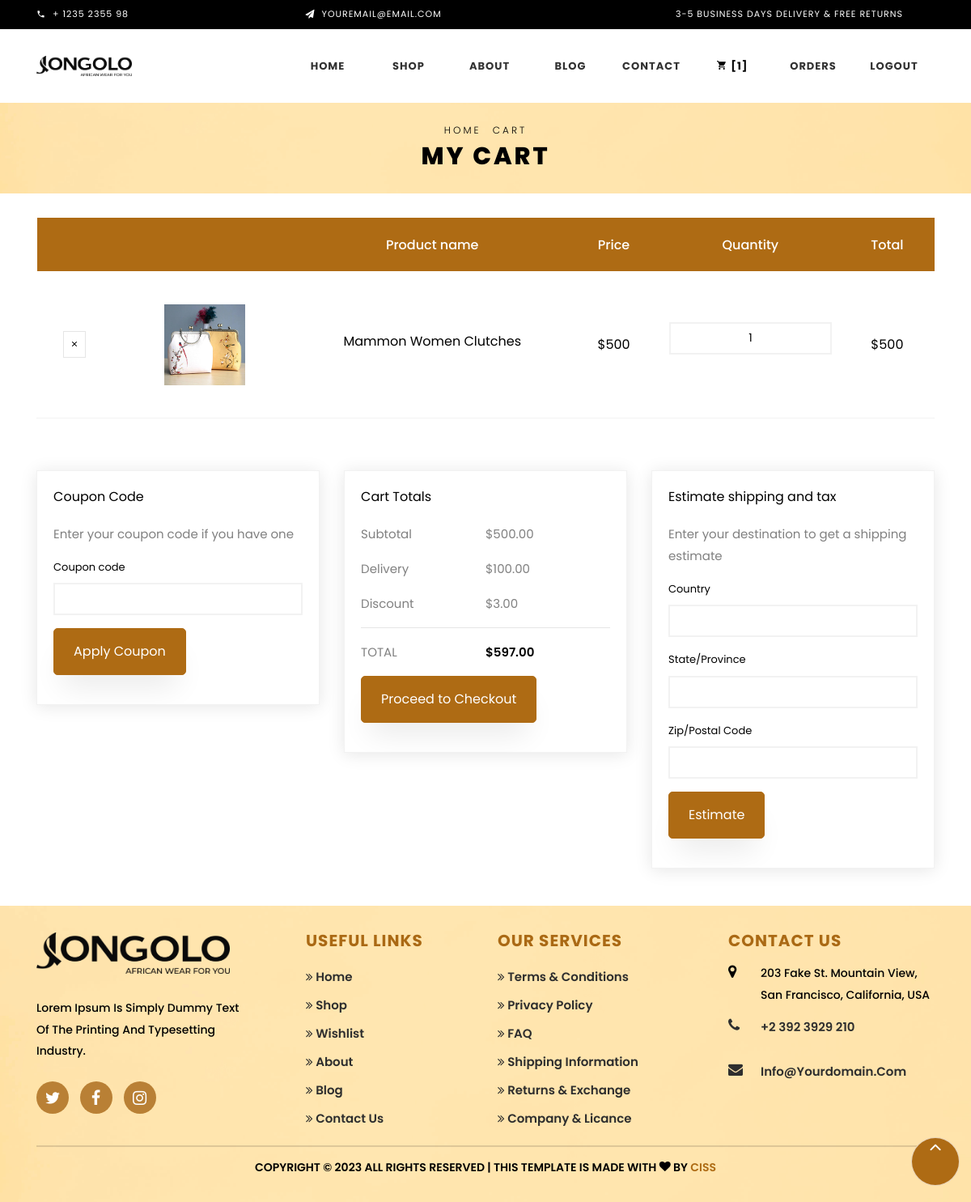
/cart_view/ (signed in), run on an earlier commit of the app's database.
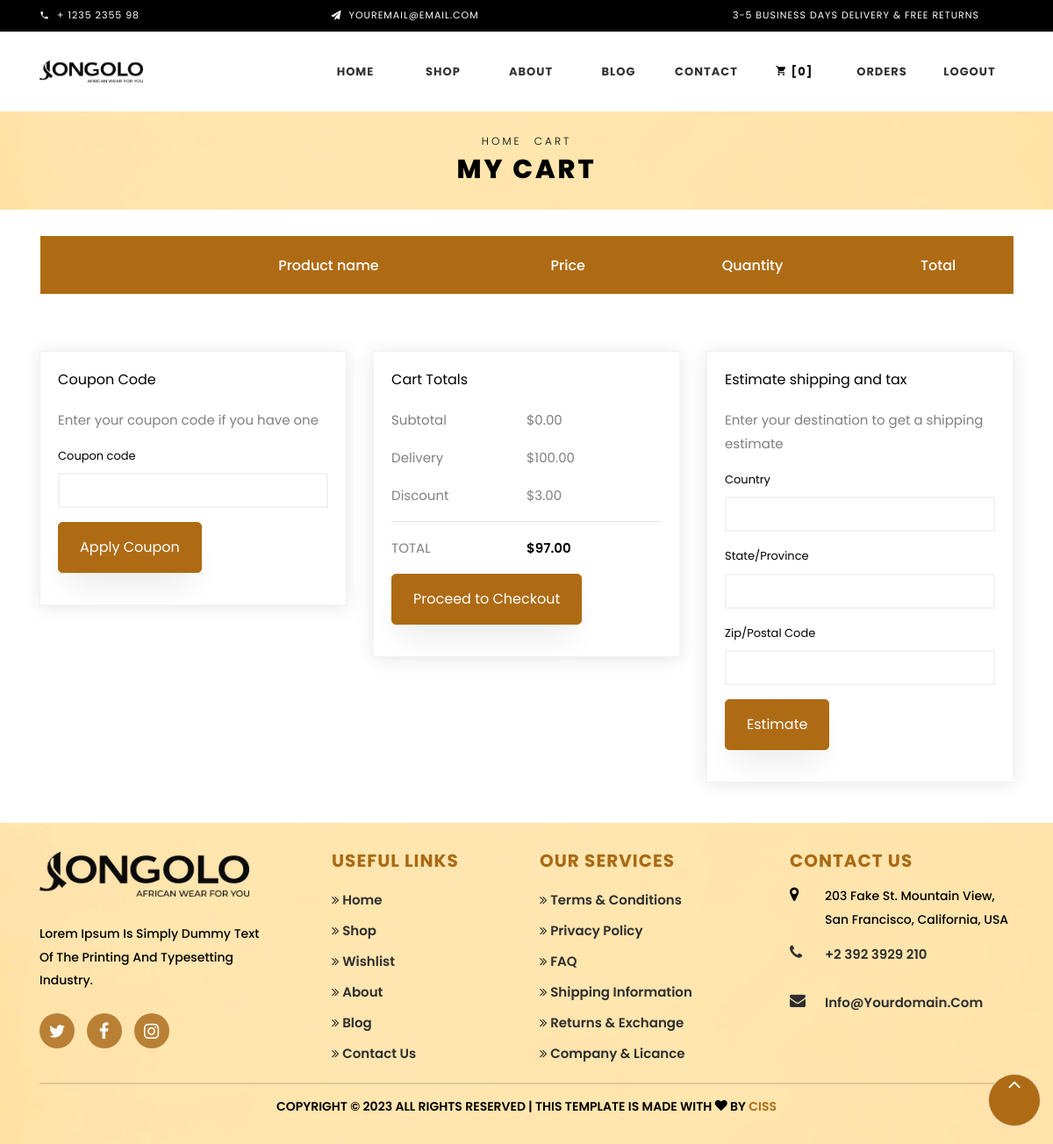
And on a later commit of the database.
### myapp/models.py (models this page shows, shortened)
class CartItem(models.Model):
    user = models.ForeignKey(User, on_delete=models.CASCADE)
    product = models.ForeignKey(Product, on_delete=models.CASCADE)
    quantity = models.PositiveIntegerField(default=1)
    def total_price(self):
        return self.quantity * self.product.price
    def image_url(self):
        return self.product.image.url

class Product(models.Model):
    user = models.ForeignKey(User, on_delete=models.CASCADE, default=1)
    name = models.CharField(max_length=100)
    price = models.IntegerField(default=0)
    category = models.ForeignKey(Category, on_delete=models.CASCADE, default=1)
    description = models.CharField(max_length=200, default='' , null=True , blank=True)
    image = models.ImageField(upload_to='products')

### myapp/website_views.py (the view)
# urls.py: path('cart_view/', website_views.cart_view, name='cart_view'),
@login_required (login_url='/')
def cart_view(request):
    cart_items = CartItem.objects.filter(user=request.user)
    total_price = sum(item.total_price() for item in cart_items)
    cart_items = CartItem.objects.filter(user=request.user)
    delivery_charge = 100.00
    delivery_charge1 = "{:.2f}".format(delivery_charge) # Replace with your actual delivery charge
    discount = 3.00
    discount1 = "{:.2f}".format(discount) # Replace with your actual discount
    total = "{:.2f}".format(total_price + delivery_charge - discount)
    print(total)
    total_price_formatted = "{:.2f}".format(total_price)
    cart_count = cart_items.count()
    return render(request, 'websiteuser/cart.html', {'cart_items': cart_items, 'total_price': total_price, 'delivery_charge1':delivery_charge1, 'discount1':discount1, 'total':total, 'total_price_formatted':total_price_formatted,'cart_count':cart_count})

### templates/websiteuser/cart.html (shortened to what the changed rows need)
{% include 'websiteuser/header.html'%}
{% load widget_tweaks %}
{% load static %}
<!DOCTYPE html>
<html lang="en">
<head>
    <link rel="stylesheet" href="{% static 'css/open-iconic-bootstrap.min.css'%}">
    <link rel="stylesheet" href="{% static 'css/animate.css'%}">
    <link rel="stylesheet" href="{% static 'css/owl.carousel.min.css'%}">
    <link rel="stylesheet" href="{% static 'css/owl.theme.default.min.css'%}">
    <link rel="stylesheet" href="{% static 'css/magnific-popup.css'%}">
    <link rel="stylesheet" href="{% static 'css/aos.css'%}">
    <link rel="stylesheet" href="{% static 'css/ionicons.min.css'%}">
    <link rel="stylesheet" href="{% static 'css/bootstrap-datepicker.css'%}">
    <link rel="stylesheet" href="{% static 'css/jquery.timepicker.css'%}">
<link rel="stylesheet" href="https://cdnjs.cloudflare.com/ajax/libs/font-awesome/4.7.0/css/font-awesome.min.css">
    <link rel="stylesheet" href="{% static 'css/flaticon.css'%}">
    <link rel="stylesheet" href="{% static 'css/icomoon.css'%}">
    <link rel="stylesheet" href="{% static 'css/style.css'%}">
{% block content %}
<div class="hero-wrap hero-bread" style="background-image: url(/static/images/banner/footer-bg.png);">
    <div class="container">
        <div class="row no-gutters slider-text align-items-center justify-content-center">
            <div class="col-md-9 ftco-animate text-center">
                <h1 class="mb-0 bread">My Cart</h1>
            </div>
        </div>
    </div>
</div>
<section class="ftco-section ftco-cart">
    <div class="container">
        <div class="row">
            <div class="col-md-12 ftco-animate">
                <div class="cart-list">
                    <table class="table">
                        <thead class="thead-primary">
                            <tr class="text-center">
                                <th>&nbsp;</th>
                                <th>&nbsp;</th>
                                <th>Product name</th>
                                <th>Price</th>
                                <th>Quantity</th>
                                <th>Total</th>
                            </tr>
                        </thead>
                        <tbody>
                            {% for item in cart_items %}
                            <tr class="text-center">
                                <td class="product-remove"><a href="{% url 'remove_from_cart' item.id %}">
                                    <span class="ion-ios-close"></span>
                                </a></td>
                                <td class="image-prod">
                                    <img class="img" src="{{ item.image_url }}"  src="{{ item.image_url }}" alt="{{ item.product.name }}">
                                </td>
                                <td class="product-name">
                                    <h3>{{ item.product.name }}</h3>
                                </td>
                                <td class="price">${{ item.product.price }}</td>
                                <td class="quantity">
                                    <div class="input-group mb-3">
                                        <input type="text" name="quantity" class="quantity form-control input-number" value="{{ item.quantity }}" max="100" readonly>
                                    </div>
                                </td>
                                <td class="total">${{ item.total_price }}</td>
                            </tr>
                            {% endfor %}
                        </tbody>
                    </table>
                </div>
            </div>
        </div>
        <div class="row justify-content-end">
            <div class="col-lg-4 mt-5 cart-wrap ftco-animate">
                <div class="cart-total mb-3">
                    <p class="d-flex">
                        <span>Subtotal</span>
                        <span>${{ total_price_formatted }}</span>
                    </p>
                    <p class="d-flex total-price">
                        <span>Total</span>
                        <span>${{ total }}</span>
                    </p>
                </div>
            </div>
        </div>
    </div>
</section>
{% endblock %}
{% include 'websiteuser/footer.html' %}
</body>
</html>

What changed in the data, as far as the page shows it:
removed CartItem: image_url (picture), product.name "Mammon Women Clutches", product.price "500", quantity "1", total_price "500"
Also different on the page:
{{ cart_count }}: "1" → "0"
{{ total_price_formatted }}: "500.00" → "0.00"
{{ total }}: "597.00" → "97.00"
